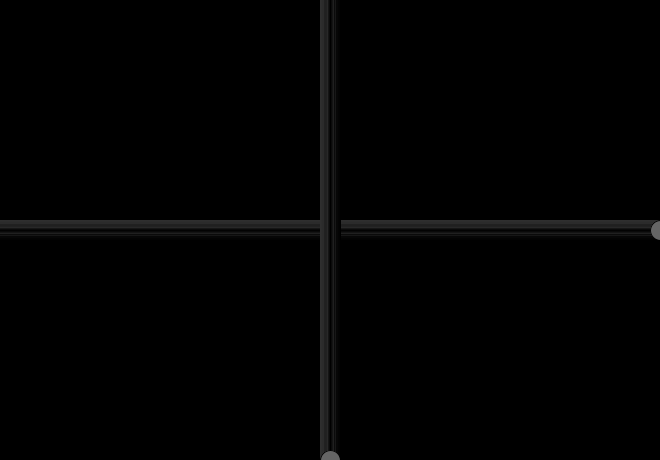
Frame 1 (no input)
Frame 60 (the mouse pressed at the canvas centre just before this capture): identical to frame 1, image omitted
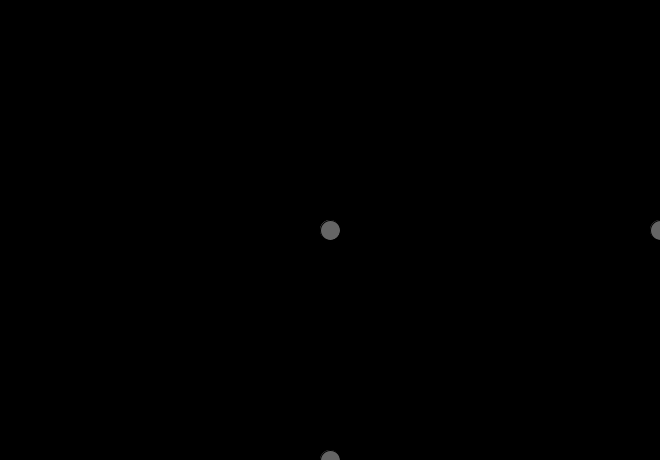
Frame 120 (the mouse held since frame 60 and released just before this capture)

The Processing sketch that drew these frames (run headless with seeded random() and noise(); from frame 60 on, the mouse is pressed at the canvas centre):

// Processing sketch: fifth_2
// ── fifth_2.pde
int x,y;
void setup()
{
  size(660,460);
  x = 0;
}

void draw()
{
  background(0);
  fill(101);
  x=0;
  while(x<width)
  {
    if(mouseX<1) 
    {
      x = x+1;
    }
    else
    {
      x = x+mouseX;
    }
    ellipse(x,height/2,20,20);
  }
  y=0;
  while(y<height)
  {
    if(mouseY<1) 
    {
      y = y+1;
    }
    else
    {
      y = y+mouseY;
    }
    ellipse(width/2,y,20,20);
  }
}
